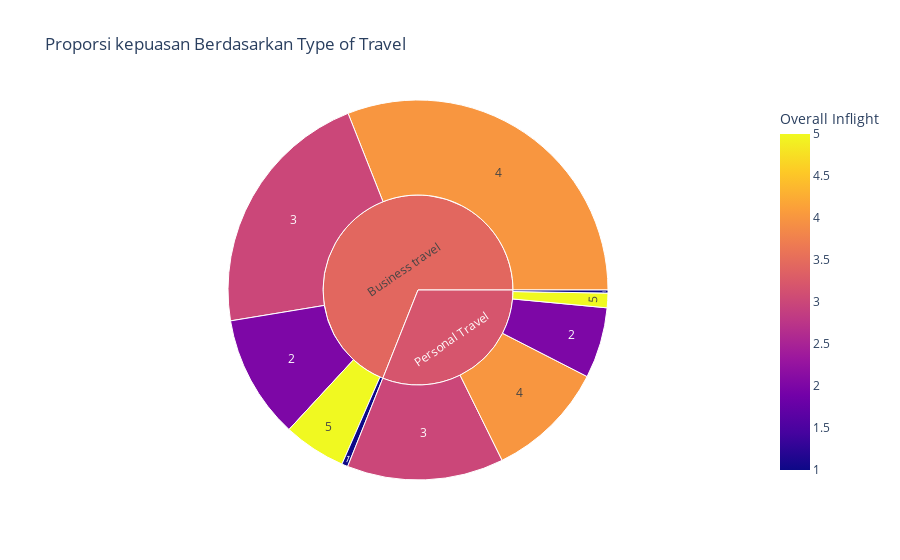
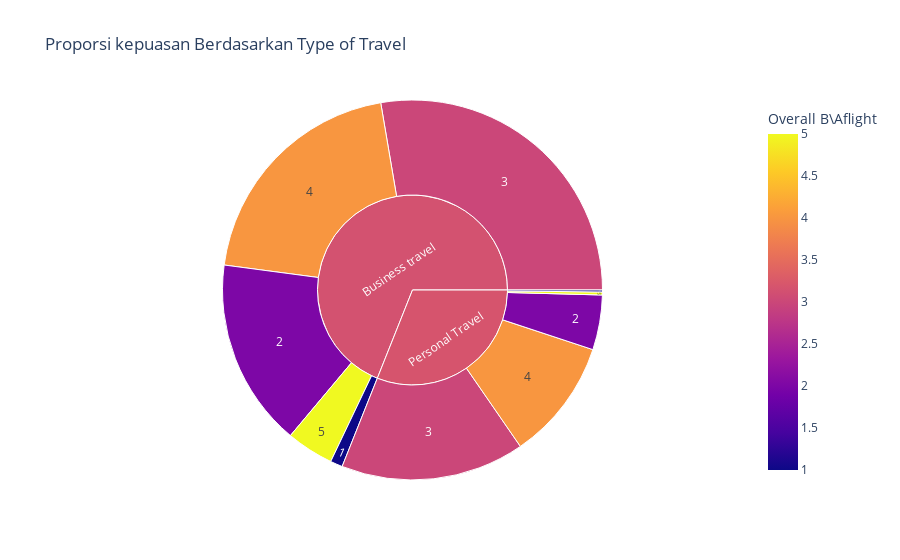

Source (notebook cell) for these figures, in order:
### Markdown cell above
## beradasarkan Type Of Travel

### Code cell
for i in ['Type of Travel']:
    fig=px.sunburst(df,path=[i,'Overall Inflight'],color='Overall Inflight', title=f'Proporsi kepuasan Berdasarkan {i}')
    fig.show()

for i in ['Type of Travel']:
    fig=px.sunburst(df,path=[i,'Overall B\Aflight'],color='Overall B\Aflight', title=f'Proporsi kepuasan Berdasarkan {i}')
    fig.show()

df_ttO=df.pivot_table(columns='Overall Inflight', index=['Type of Travel', 'Overall B\Aflight'], aggfunc='size')
df_ttO['Total']=df_ttO.sum(axis =1)
df_ttO.sort_values('Type of Travel',ascending=False)

### Figure 1 — Plotly figure (JSON) as saved in the notebook; plotly's stock layout.template omitted (floating-point values rounded to 4 significant figures)
{"data": [{"branchvalues": "total", "customdata": [[1], [1], [2], [2], [3], [3], [4], [4], [5], [5], [3.436], [3.197]], "domain": {"x": [0, 1], "y": [0, 1]}, "hovertemplate": "labels=%{label}<br>count=%{value}<br>parent=%{parent}<br>id=%{id}<br>Overall Inflight=%{color}<extra></extra>", "ids": ["Business travel/1", "Personal Travel/1", "Business travel/2", "Personal Travel/2", "Business travel/3", "Personal Travel/3", "Business travel/4", "Personal Travel/4", "Business travel/5", "Personal Travel/5", "Business travel", "Personal Travel"], "labels": ["1", "1", "2", "2", "3", "3", "4", "4", "5", "5", "Business travel", "Personal Travel"], "marker": {"coloraxis": "coloraxis", "colors": [1, 1, 2, 2, 3, 3, 4, 4, 5, 5, 3.436, 3.197]}, "name": "", "parents": ["Business travel", "Personal Travel", "Business travel", "Personal Travel", "Business travel", "Personal Travel", "Business travel", "Personal Travel", "Business travel", "Personal Travel", "", ""], "type": "sunburst", "values": [537, 268, 10935, 6267, 22442, 13859, 32210, 10566, 5530, 1288, 71654, 32248]}], "layout": {"coloraxis": {"colorbar": {"title": {"text": "Overall Inflight"}}, "colorscale": [[0, "#0d0887"], [0.1111, "#46039f"], [0.2222, "#7201a8"], [0.3333, "#9c179e"], [0.4444, "#bd3786"], [0.5556, "#d8576b"], [0.6667, "#ed7953"], [0.7778, "#fb9f3a"], [0.8889, "#fdca26"], [1, "#f0f921"]]}, "legend": {"tracegroupgap": 0}, "title": {"text": "Proporsi kepuasan Berdasarkan Type of Travel"}}}

### Figure 2 — Plotly figure (JSON) as saved in the notebook; plotly's stock layout.template omitted (floating-point values rounded to 4 significant figures)
{"data": [{"branchvalues": "total", "customdata": [[1], [1], [2], [2], [3], [3], [4], [4], [5], [5], [3.148], [3.187]], "domain": {"x": [0, 1], "y": [0, 1]}, "hovertemplate": "labels=%{label}<br>count=%{value}<br>parent=%{parent}<br>id=%{id}<br>Overall B\\Aflight=%{color}<extra></extra>", "ids": ["Business travel/1", "Personal Travel/1", "Business travel/2", "Personal Travel/2", "Business travel/3", "Personal Travel/3", "Business travel/4", "Personal Travel/4", "Business travel/5", "Personal Travel/5", "Business travel", "Personal Travel"], "labels": ["1", "1", "2", "2", "3", "3", "4", "4", "5", "5", "Business travel", "Personal Travel"], "marker": {"coloraxis": "coloraxis", "colors": [1, 1, 2, 2, 3, 3, 4, 4, 5, 5, 3.148, 3.187]}, "name": "", "parents": ["Business travel", "Personal Travel", "Business travel", "Personal Travel", "Business travel", "Personal Travel", "Business travel", "Personal Travel", "Business travel", "Personal Travel", "", ""], "type": "sunburst", "values": [1083, 174, 16618, 4844, 28758, 16259, 21011, 10710, 4184, 261, 71654, 32248]}], "layout": {"coloraxis": {"colorbar": {"title": {"text": "Overall B\\Aflight"}}, "colorscale": [[0, "#0d0887"], [0.1111, "#46039f"], [0.2222, "#7201a8"], [0.3333, "#9c179e"], [0.4444, "#bd3786"], [0.5556, "#d8576b"], [0.6667, "#ed7953"], [0.7778, "#fb9f3a"], [0.8889, "#fdca26"], [1, "#f0f921"]]}, "legend": {"tracegroupgap": 0}, "title": {"text": "Proporsi kepuasan Berdasarkan Type of Travel"}}}
